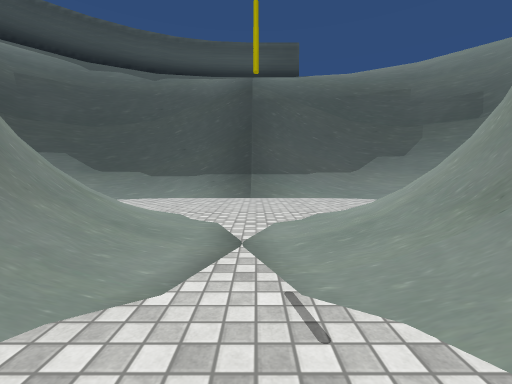
View 1 (above)

12 first-person views from a walk through a Unity game level. The camera is 1.2 m above the floor, tilts 4° down and sees 90° across. The floor is counted in squares, 2 m on a side. Each view is taken from the middle of a square. On the plan, view 1 faces up. The plan holds only what a view shows up to about 9 squares ahead; the rest is blank. The place goes on beyond the plan. Some surface patterns are stand-ins.

View 2
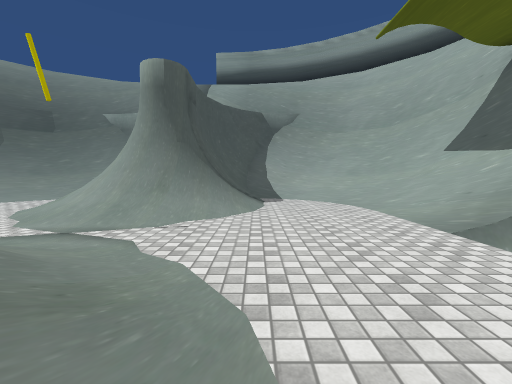

View 3
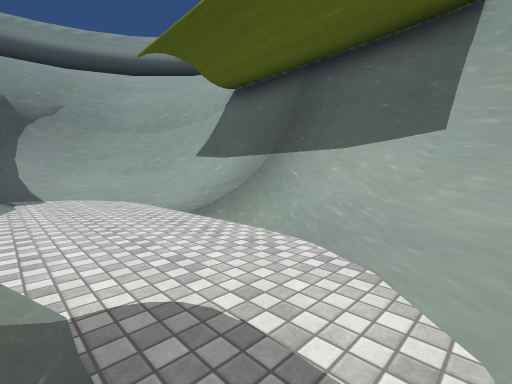

View 4
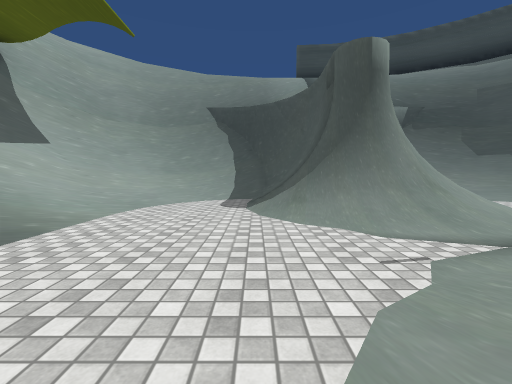

View 5
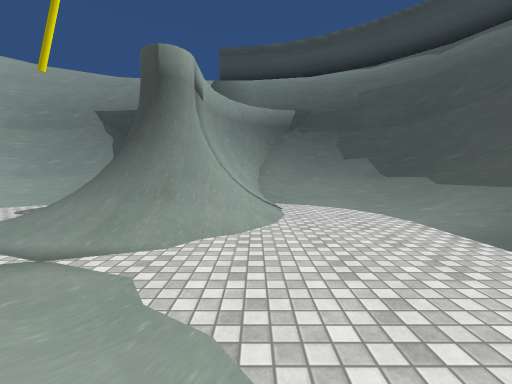

View 6
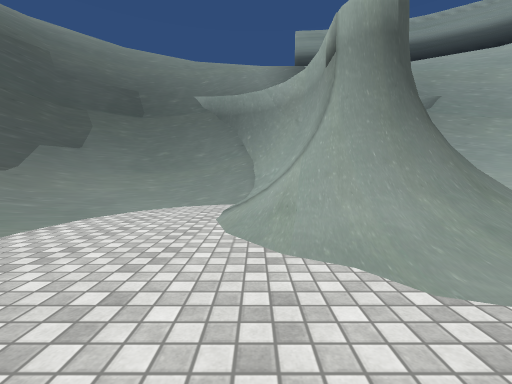

View 7
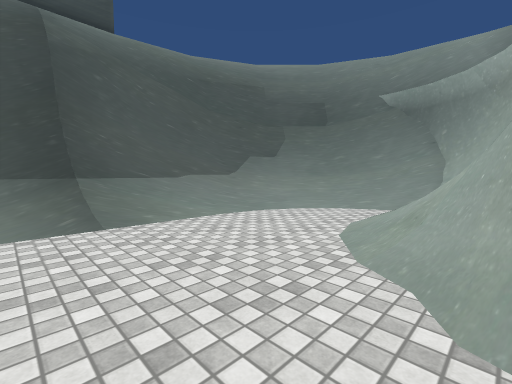

View 8
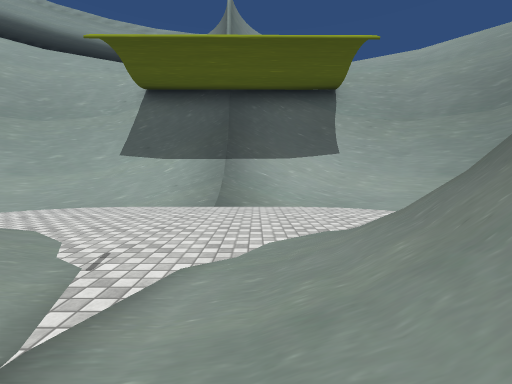

View 9
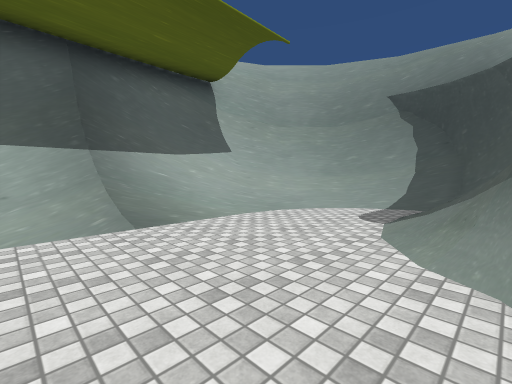

View 10
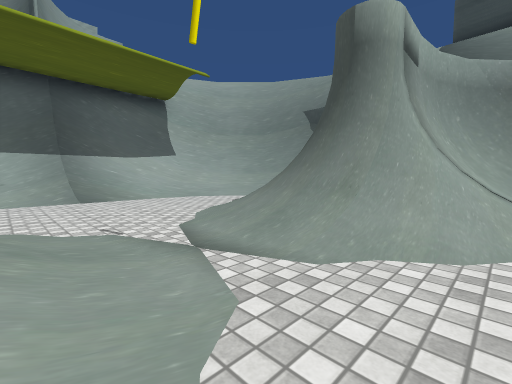

View 11
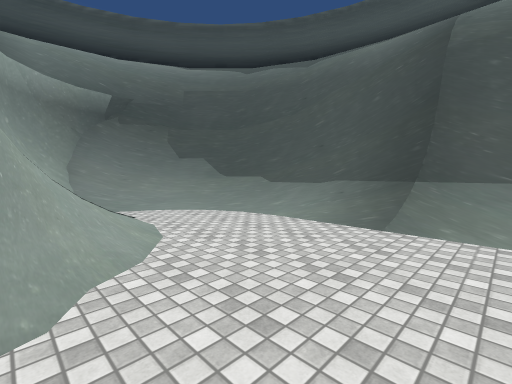

View 12
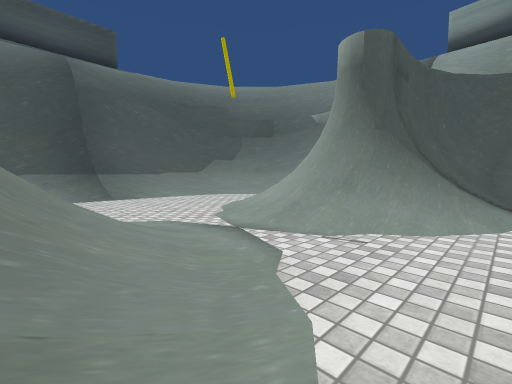

### Floor plan
Key: @ floor where view 1 was taken; # wall or solid block; . main floor; : floor 0.25 m higher than the main floor; / step, stairs or slope.
Columns run from 7 left of view 1 to 7 right of it. Each row starts with its distance up from view 1.
  9   ##########
  8  ###///////###
  7 ##///////////#
  6 ##//.......//##
  5 #//.........//#
  4 ##////...////##
  3  ####/:.//####
  2     #/:./##
  1 #####/..//#####
  0 #////..@..////#
 -1 #//.........//#
 -2 ##//.......//##
 -3  #//////////##
 -4  ###///////##
 -5    #########

Positions as (right, up) in squares from view 1, and headings:
1: (0, 0), facing up
2: (-3, 0), facing right
3: (-4, 0), facing down-right
4: (2, 0), facing left
5: (2, 4), facing left
6: (-1, 4), facing right
7: (-1, 3), facing up-right
8: (-1, 3), facing down
9: (1, 1), facing down-left
10: (1, 4), facing down-left
11: (1, 3), facing up-left
12: (-2, 0), facing up-right
